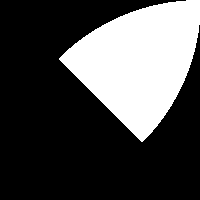

The Python source for this figure:
#!/usr/bin/env python
from numpy import arange
from math import pi, sin, cos
from utils import Window


def is_in_triangle_or_up(fa, fb, fc):
    e, f, g = sorted([fa, fb, fc])
    return g >= 0


def rasterize_implicit(win, f):
    for px, py in win.pixels():
        x0, y0 = win.from_screen(px - 0.5, py - 0.5)
        x1, y1 = win.from_screen(px + 0.5, py + 0.5)
        fa = f(x0, y0)
        fb = f(x1, y0)
        fc = f(x1, y1)
        fd = f(x0, y1)
        if is_in_triangle_or_up(fa, fb, fc) or is_in_triangle_or_up(fa, fc, fd):
            win.pix[px, py] = 1


if __name__ == '__main__':
    win = Window(200, 200, (0, 1), (0, 1))
    rasterize_implicit(win, lambda x, y: 1 if x + y > 1 and x ** 2 + (y - 1) ** 2 < 1 and (x - 1) ** 2 + y ** 2 < 1 else -1)
    win.image.save("q3.png")
